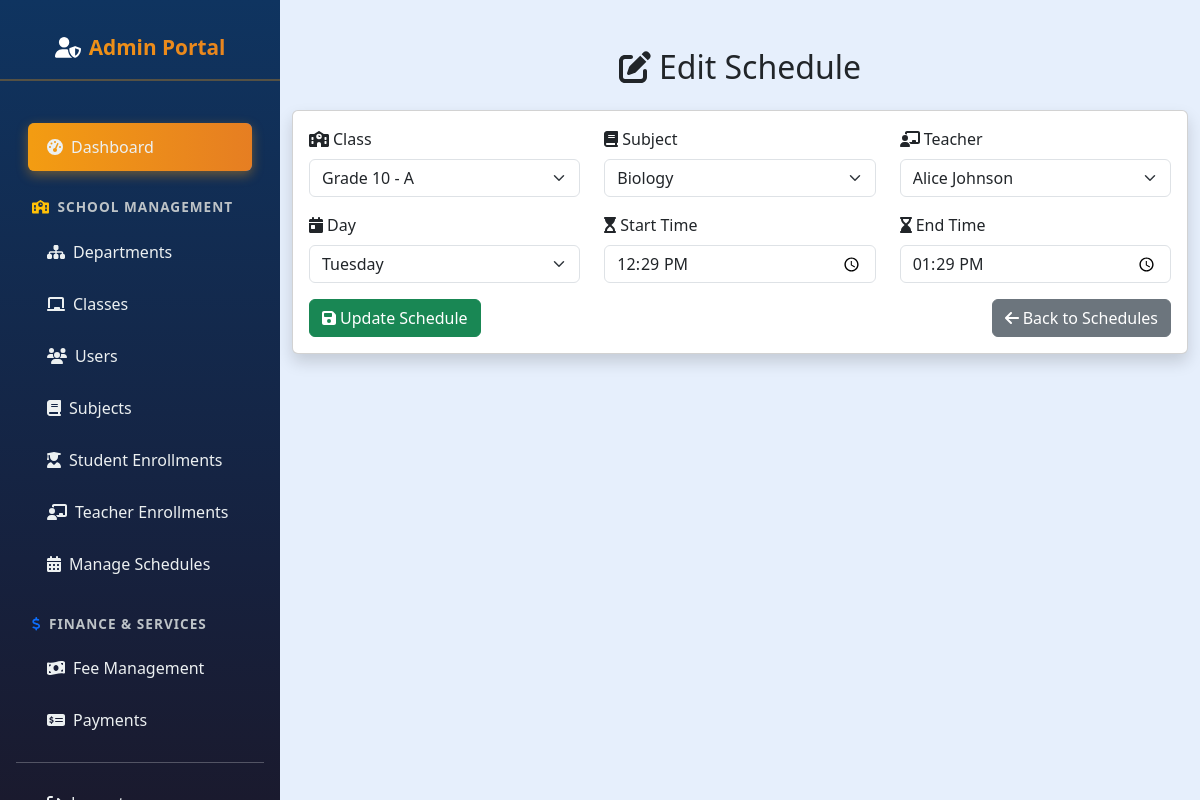
/admin/edit_schedule.php?id=1 (signed in), run on the app's committed database.
### tables this page shows
CREATE TABLE `timetables` (
  `id` int(11) NOT NULL,
  `class_id` int(11) NOT NULL,
  `subject_id` int(11) NOT NULL,
  `teacher_id` int(11) NOT NULL,
  `day_of_week` enum('Mon','Tue','Wed','Thu','Fri','Sat') NOT NULL,
  `start_time` time NOT NULL,
  `end_time` time NOT NULL,
  `created_at` datetime DEFAULT current_timestamp(),
  `updated_at` datetime DEFAULT current_timestamp() ON UPDATE current_timestamp()
);

CREATE TABLE `classes` (
  `class_id` int(11) NOT NULL,
  `class_name` varchar(50) NOT NULL,
  `section` varchar(10) NOT NULL,
  `department_id` int(11) NOT NULL,
  `created_at` datetime DEFAULT current_timestamp()
);

CREATE TABLE `subjects` (
  `subject_id` int(11) NOT NULL,
  `subject_name` varchar(100) NOT NULL,
  `class_id` int(11) NOT NULL,
  `created_at` datetime DEFAULT current_timestamp(),
  `department_id` int(11) DEFAULT NULL,
  `credit_hours` int(11) NOT NULL DEFAULT 0
);

CREATE TABLE `users` (
  `user_id` int(11) NOT NULL,
  `usertype` enum('Teacher','Student') NOT NULL,
  `first_name` varchar(50) NOT NULL,
  `last_name` varchar(50) NOT NULL,
  `email` varchar(100) NOT NULL,
  `password_hash` varchar(255) NOT NULL,
  `gender` enum('Male','Female','Other') NOT NULL,
  `dob` date NOT NULL,
  `contact_number` varchar(20) DEFAULT NULL,
  `address` text DEFAULT NULL,
  `profile_picture` varchar(255) DEFAULT NULL,
  `class_id` int(11) DEFAULT NULL,
  `created_at` datetime DEFAULT current_timestamp(),
  `updated_at` datetime DEFAULT current_timestamp() ON UPDATE current_timestamp()
);

### admin/edit_schedule.php (the view, shortened to what this page needs)
<?php
include('config.php');
$schedule_id = intval($_GET['id'] ?? 0);
$stmt = $conn->prepare("SELECT * FROM timetables WHERE id=?");
$stmt->bind_param("i", $schedule_id);
$stmt->execute();
$result = $stmt->get_result();
$schedule = $result->fetch_assoc();
$classes = $conn->query("SELECT class_id, class_name, section FROM classes ORDER BY class_name");
$subjects = $conn->query("SELECT subject_id, subject_name FROM subjects ORDER BY subject_name");
$teachers = $conn->query("SELECT user_id, first_name, last_name FROM users WHERE usertype='Teacher' ORDER BY first_name");
?>
<!DOCTYPE html>
<html lang="en">
<head>
<link href="https://cdn.jsdelivr.net/npm/bootstrap@5.3.0/dist/css/bootstrap.min.css" rel="stylesheet"/>
</head>
<body style="margin-left:280px; background-color:#e6effc;">
<?php include('admin_sidebar.php'); ?>
<div class="container mt-5">
<h2 class="mb-4 text-center"><i class="fas fa-edit me-2"></i>Edit Schedule</h2>
<div class="card mx-auto shadow" style="max-width:900px;">
<div class="card-body">
<form method="POST" action="">
<div class="row mb-3">
<div class="col-md-4">
<label for="class_id" class="form-label"><i class="fas fa-school me-1"></i>Class</label>
<select class="form-select" id="class_id" name="class_id" required>
<?php while($row=$classes->fetch_assoc()): ?>
<option value="<?= $row['class_id'] ?>" <?= $row['class_id']==$schedule['class_id']?'selected':'' ?>><?= htmlspecialchars($row['class_name'].' - '.$row['section']) ?></option>
<?php endwhile; ?>
</select>
</div>
<div class="col-md-4">
<label for="subject_id" class="form-label"><i class="fas fa-book me-1"></i>Subject</label>
<select class="form-select" id="subject_id" name="subject_id" required>
<?php while($row=$subjects->fetch_assoc()): ?>
<option value="<?= $row['subject_id'] ?>" <?= $row['subject_id']==$schedule['subject_id']?'selected':'' ?>><?= htmlspecialchars($row['subject_name']) ?></option>
<?php endwhile; ?>
</select>
</div>
<div class="col-md-4">
<label for="teacher_id" class="form-label"><i class="fas fa-chalkboard-teacher me-1"></i>Teacher</label>
<select class="form-select" id="teacher_id" name="teacher_id" required>
<?php while($row=$teachers->fetch_assoc()): ?>
<option value="<?= $row['user_id'] ?>" <?= $row['user_id']==$schedule['teacher_id']?'selected':'' ?>><?= htmlspecialchars($row['first_name'].' '.$row['last_name']) ?></option>
<?php endwhile; ?>
</select>
</div>
</div>
<div class="row mb-3">
<div class="col-md-4">
<label for="day_of_week" class="form-label"><i class="fas fa-calendar-day me-1"></i>Day</label>
<select class="form-select" id="day_of_week" name="day_of_week" required>
<?php
$days = ['Mon'=>'Monday','Tue'=>'Tuesday','Wed'=>'Wednesday','Thu'=>'Thursday','Fri'=>'Friday','Sat'=>'Saturday'];
foreach($days as $k=>$v): ?>
<option value="<?= $k ?>" <?= $k==$schedule['day_of_week']?'selected':'' ?>><?= $v ?></option>
<?php endforeach; ?>
</select>
</div>
<div class="col-md-4">
<label for="start_time" class="form-label"><i class="fas fa-hourglass-start me-1"></i>Start Time</label>
<input type="time" class="form-control" id="start_time" name="start_time" value="<?= $schedule['start_time'] ?>" required>
</div>
<div class="col-md-4">
<label for="end_time" class="form-label"><i class="fas fa-hourglass-end me-1"></i>End Time</label>
<input type="time" class="form-control" id="end_time" name="end_time" value="<?= $schedule['end_time'] ?>" required>
</div>
</div>
<div class="d-flex justify-content-between">
<button type="submit" class="btn btn-success"><i class="fas fa-save me-1"></i>Update Schedule</button>
<a href="manage_schedules.php" class="btn btn-secondary"><i class="fas fa-arrow-left me-1"></i>Back to Schedules</a>
</div>
</form>
</div>
</div>
</div>
</body>
</html>

### admin/admin_sidebar.php (style rules this page uses)
body { font-family: 'Segoe UI', Tahoma, Geneva, Verdana, sans-serif; margin-left: 280px; background-color: #e6effc; }

### data on the page
timetables: class_id "Grade 10 - A", subject_id "Biology", teacher_id "Alice Johnson", day_of_week "Tuesday", start_time "12:29:00", end_time "13:29:00"
